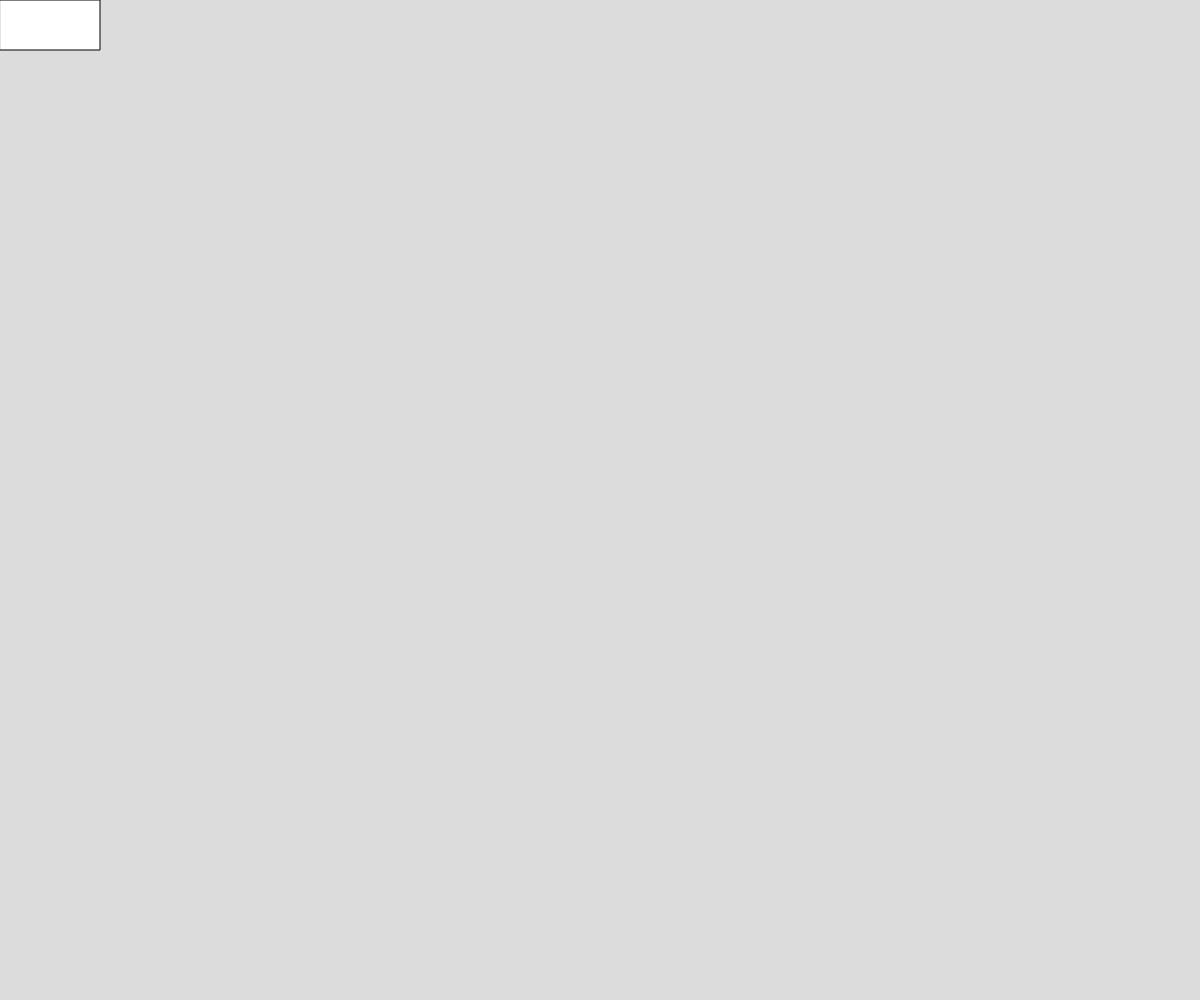
Frame 1 (no input)
Frame 60 (no input): identical to frame 1, image omitted
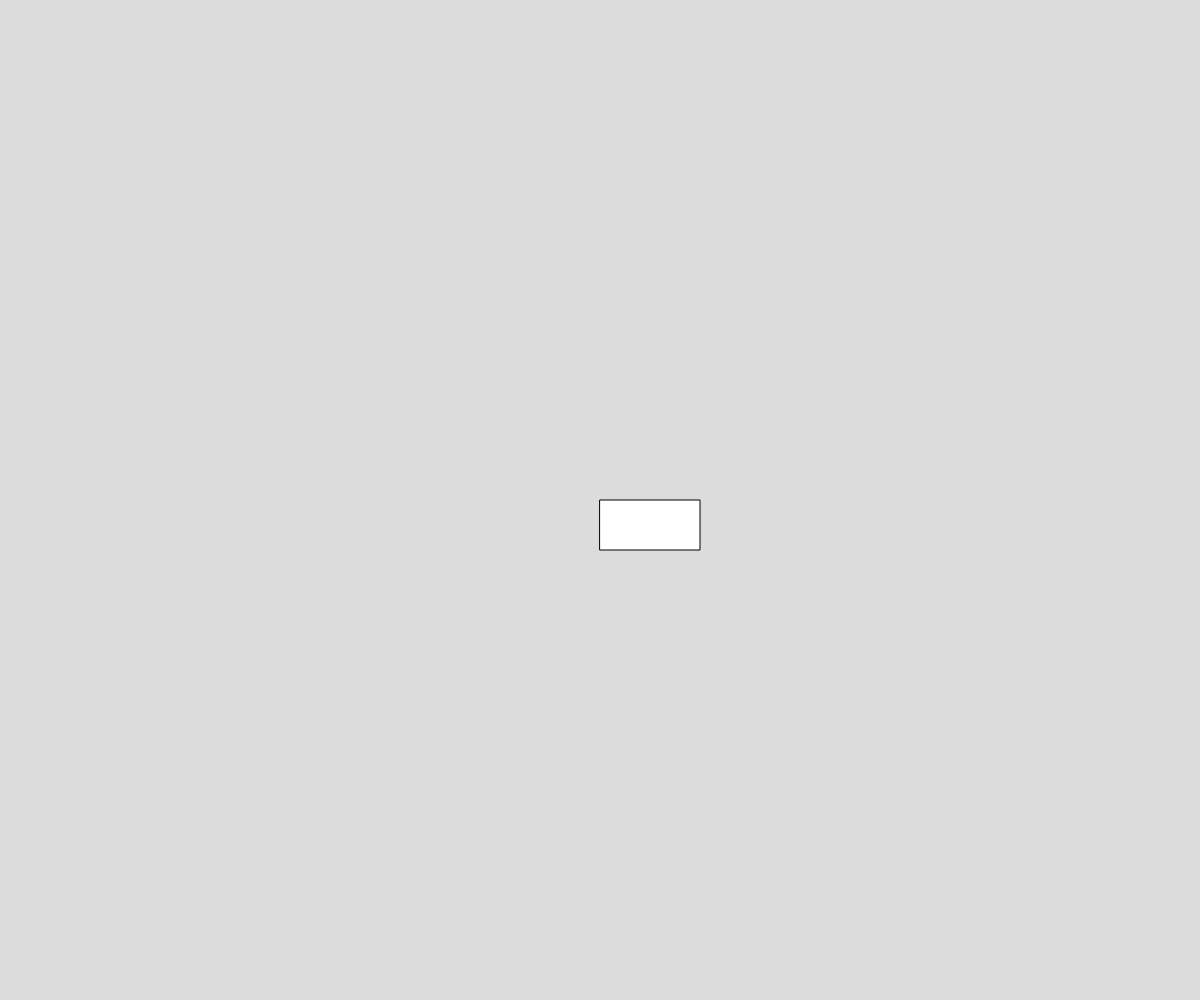
Frame 120 (the mouse pressed at the canvas centre since frame 60)

The p5.js sketch that drew these frames (run headless with seeded random() and noise() and a simulated clock; from frame 60 on, the mouse is pressed at the canvas centre):

// p5.js sketch
// ── sketch.js
// Bubble Sort
// Monica Trinh
// Date

let somelist = [5, 15, 3, 8, 9, 1, 20, 7];

function bubbleSort(aList) {
  let position = 0;
  let anySwaps = true;
  //one pass
  while (anySwaps) {
    anySwaps = false;
    for (let i = 0; i < aList.length - 1; i++) {
      if (aList[i] > aList[i + 1]) {
        anySwaps = true;
        let temp = aList[i];
        aList[i] = aList[i + 1];
        aList[i + 1] = temp;
      }
    }
    console.log(aList);
  }
  return aList;
  //check for swap
}

function setup() {
  createCanvas(windowWidth, windowHeight);
  console.log(bubbleSort(somelist));
}

function draw() {
  background(220);
  rect(mouseX, mouseY, 100, 50);
}
